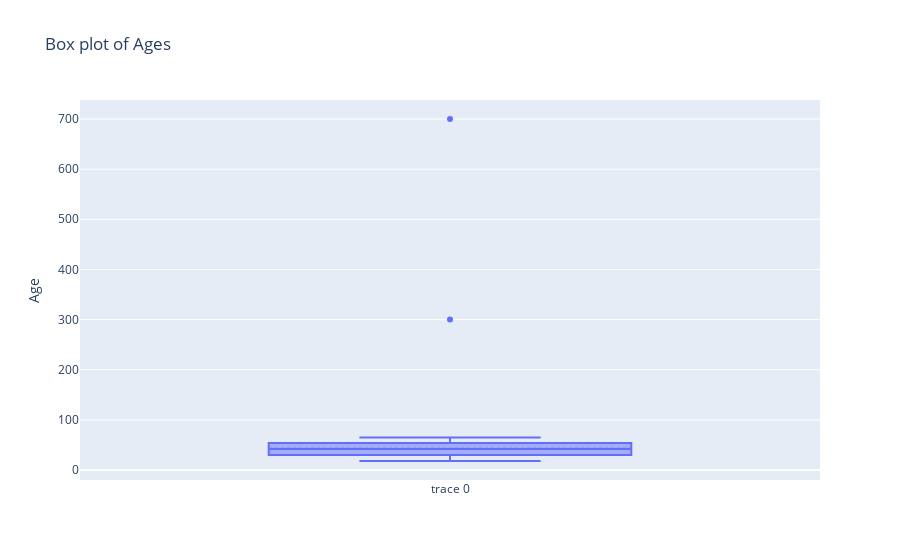

Notebook source saved alongside this figure:
### Markdown cell above
### 7. QUARTILES BOX PLOT

### Code cell
# Box plot
fig=go.Figure(data=[go.Box(y=data,boxmean=True)])
fig.update_layout(title="Box plot of Ages", yaxis_title="Age")
fig.show()

### Figure 1 — Plotly figure (JSON) as saved in the notebook; plotly's stock layout.template omitted (floating-point values rounded to 4 significant figures; data arrays with more than 128 entries replaced by an {"elided": "..."} marker saying what was removed)
{"data": [{"boxmean": true, "type": "box", "y": {"elided": "2000 int values"}}], "layout": {"autosize": true, "title": {"text": "Box plot of Ages"}, "xaxis": {"autorange": true, "range": [-0.5, 0.5], "type": "category"}, "yaxis": {"autorange": true, "range": [-19.89, 737.9], "title": {"text": "Age"}, "type": "linear"}}}
